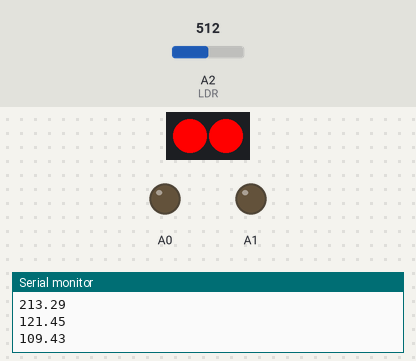
The sketch below on a simulated Arduino Uno, built with avr-gcc and run on an emulated ATmega328P. On the bench: 2 RGB LEDs in strip order, left to right, output pins drawn as LEDs (lit = HIGH), the last lines printed to the serial monitor. The test bench sets the inputs (shaded band); at power-on: A2 (LDR) = 512. Dim RGB values are drawn brighter than linear.

Above: at 1.5 s.
1.6 s: A2 (LDR) set to 469
At 5.7 s:
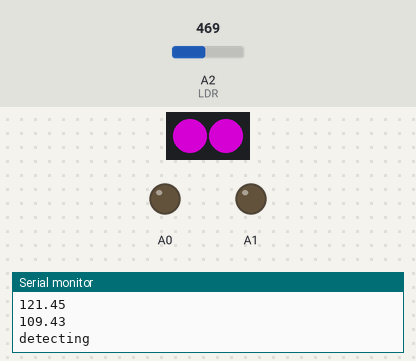
At 6.5 s:
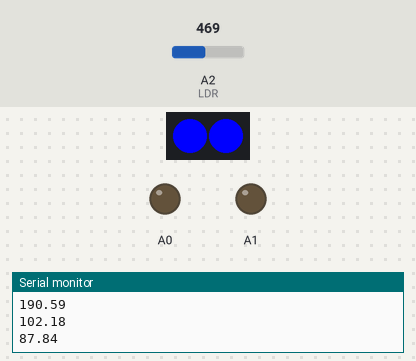
7.3 s: A2 (LDR) set to 511
10.3 s: A2 (LDR) set to 306
At 13.0 s:
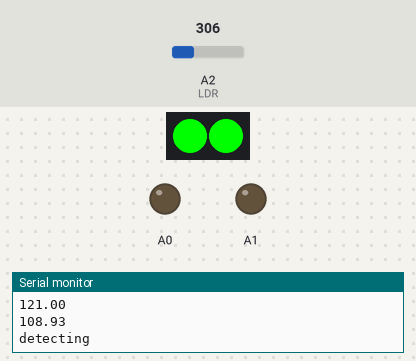
Timing chart, 0 to 19.3 s (numbered marks = the images above; inputs shaded):
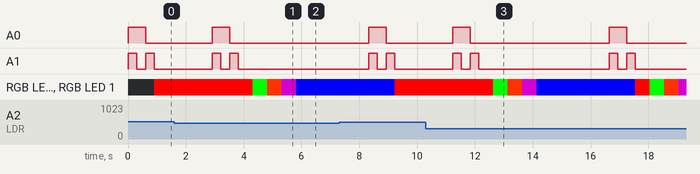

The sketch:

colour_sensor_calibration_final.ino
```cpp
#include <MeMCore.h>

// Settings
#define LDR A2
#define RGB_WAIT 100
#define LDR_WAIT 10
#define LED_PIN 13
MeRGBLed led(0, 30);  // Initialise the RGB LED object

// Colour Calibration Settings
#define CAL_NO 10
float whiteArray[] = {591.00, 810.00, 802.00};  // Array to store calibrated white values
float blackArray[] = {108.00, 241.00, 294.00};  // Array to store calibrated black values
float greyDiff[] = {-483.00, -569.00, -508.00}; // Array to store differences between black and white values

// Colour Value Arrays
#define DET_NO 20                     // Number of readings to take during colour detection
#define MIN_DEV 9999                  // Minimum deviation threshold for colour matching
#define redArray {290, 150, 110}      // Red colour calibration values
#define greenArray {36,151, 111}      // Green colour calibration values
#define orangeArray {312, 180, 118}   // Orange color calibration values
#define purpleArray {128, 157, 188}   // Purple color calibration values
#define blueArray {39, 187, 227}      // Blue color calibration values
static int coloursArray[5][3] {redArray, greenArray, orangeArray, purpleArray, blueArray};  // Array of calibrated colour values
static int displayArray[5][3] {
  {255, 0, 0},   // Red
  {0, 255, 0},   // Green
  {255, 50, 0},  // Orange
  {128, 0, 128}, // Purple
  {0, 0, 255}    // Blue
};
float colourArray[] = {0, 0, 0};


/* LED Control Functions
shineRed, shineBlue, shineGreen, shineNone: Shines respective colours
shineRGB: Shines R, G, B in succession
*/
void shineRed() {             // Code for turning on the red LED only
  digitalWrite(A0, HIGH);
  digitalWrite(A1, HIGH);
  }
void shineGreen() {           // Code for turning on the green LED only
  digitalWrite(A0, HIGH);
  digitalWrite(A1, LOW);
}
void shineBlue() {             // Code for turning on the blue LED only
  digitalWrite(A0, LOW);
  digitalWrite(A1, HIGH);
}
void shineNone() {             // Code for turning off all LEDs
  digitalWrite(A0, LOW);
  digitalWrite(A1, LOW);
}
void shineRGB(int colour) {    //Code to simulate RGB LED
  switch(colour) {
        case 0:
          shineRed();
          break;
        case 1:
          shineGreen();
          break;
        case 2:
          shineBlue();
          break;
  }
}


// Function to obtain an average reading from the LDR
int getAvgReading(int times) {
  int reading;
  int total = 0;

  for(int i = 0; i < times; i++) {
    reading = analogRead(LDR);
    total += reading;
    delay(LDR_WAIT);    // Wait between readings
  }
  return total/times;   // Return the average reading
}


// Function to set the calibration balance for white and black colours
void setBalance() {
  for (int i = 0; i <= 1; i++) {
    (i == 0) ? Serial.println("WHITE PAPER") : Serial.println("BLACK PAPER");
    delay(5000);
    for(int j = 0; j <= 2; j++)
      {
        shineRGB(j);  // Shine the corresponding colour
        delay(RGB_WAIT);  // Wait for the colour to settle
        if (i == 0) {
          whiteArray[j] = getAvgReading(CAL_NO);        // Store the average reading for white
        } else {
          blackArray[j] = getAvgReading(CAL_NO);        // Store the average reading for black
          greyDiff[j] = blackArray[j] - whiteArray[j];  // Calculate the difference
        }
        shineNone();    // Turn off LED
        delay(RGB_WAIT);
      }
  }
  Serial.println("CALIBRATION COMPLETE");
}


/*
Colour Detection Function
Returns int 0: Red, 1: Green, 2: Orange, Purple: 3, Light Blue: 4
*/
int detectColour() {
  // Shine RGB, read LDR after some delay
  int det = -1;
  int min_dev = MIN_DEV;
  long curr_dev;
  //Serial.println("DETECTING COLOUR");
  for(int c = 0; c <= 2; c++) {
    shineRGB(c);
    delay(RGB_WAIT);
    colourArray[c] = getAvgReading(DET_NO);
    colourArray[c] = abs((colourArray[c] - blackArray[c])/(greyDiff[c])*255);
    shineNone();
    //delay(RGB_WAIT);
    }


  // Run algorithm for colour decoding (Sum of Squares)
    for (int i = 0; i < 5; i++) {
      curr_dev = 0;
      // Takes the sum of square values of difference between current colour detected
      // and reference values saved in allColourArray
      for (int j = 0; j < 3; j++) {
        curr_dev += (coloursArray[i][j]-colourArray[j])*(coloursArray[i][j]-colourArray[j]);
      }
      if (curr_dev < min_dev && curr_dev > 0) {
        det = i;
        min_dev = curr_dev;
      }
  }
  if (det > -1) {
    led.setColorAt(0, displayArray[det][0], displayArray[det][1], displayArray[det][2]); // set Right LED to Detected Colour
    led.setColorAt(1, displayArray[det][0], displayArray[det][1], displayArray[det][2]);
    led.show();
  } else {
    for(int i = 0; i < 5; i++) {
      led.setColorAt(0, displayArray[i][0], displayArray[i][1], displayArray[i][2]); // set Right LED to Detected Colour
      led.setColorAt(1, displayArray[i][0], displayArray[i][1], displayArray[i][2]);
      led.show();
      delay(500);
    }
  }
  return det;
  }


void setup()
{
  // Configure pinMode for A0, A1, A2, A3
  pinMode(A0, OUTPUT);
  pinMode(A1, OUTPUT);
  pinMode(LDR, INPUT);

  Serial.begin(9600);
  led.setpin(LED_PIN);
  led.setColorAt(0, 0, 0, 0); // set Right LED to OFF
  led.setColorAt(1, 0, 0, 0); // set Left LED to OFF
  led.show();

  // The following lines are to be commented out during the calibration of the other colours
  // setBalance(); // Runs calibration function
  // delay(2000);
  // Serial.println("WHITE");
  // Serial.println(whiteArray[0]);
  // Serial.println(whiteArray[1]);
  // Serial.println(whiteArray[2]);
  // Serial.println("BLACK");
  // Serial.println(blackArray[0]);
  // Serial.println(blackArray[1]);
  // Serial.println(blackArray[2]);
  // Serial.println("GREY");
  // Serial.println(greyDiff[0]);
  // Serial.println(greyDiff[1]);
  // Serial.println(greyDiff[2]);
  // End of white and black calibration

}


void loop() {
  // The following lines are to be commented out during the calibration of black and white colour
  int i;
  Serial.println("detecting");
  i = detectColour();
  Serial.println(i);
  Serial.println(colourArray[0]);
  Serial.println(colourArray[1]);
  Serial.println(colourArray[2]);
  delay(2000);
  // End of colour calibration
}
```

Measured:
- the behaviour switches between 486 and 485 on A2 (LDR) (found by bisection; images 0 and 1)
- after the input at 1.6 s, A0: goes on until 3.5 s, then stays LOW; A1: goes on until 3.8 s, then stays LOW; RGB LED 0, RGB LED 1: RGB(255, 0, 0) → RGB(0, 255, 0) after 2.7 s, → RGB(255, 50, 0) 0.50 s later, → RGB(128, 0, 128) 0.50 s later, → RGB(0, 0, 255) 0.50 s later
- after the input at 10.3 s, A0: LOW → HIGH after 6.3 s, → LOW 0.60 s later; RGB LED 0, RGB LED 1: RGB(255, 0, 0) → RGB(0, 255, 0) after 2.3 s, → RGB(255, 50, 0) 0.50 s later, → RGB(128, 0, 128) 0.50 s later, → RGB(0, 0, 255) 0.50 s later, … (8 changes in this stretch)
- by itself, A1: alternates HIGH for 0.30 s and LOW for 0.30 s, 4 changes in all, then stays LOW
